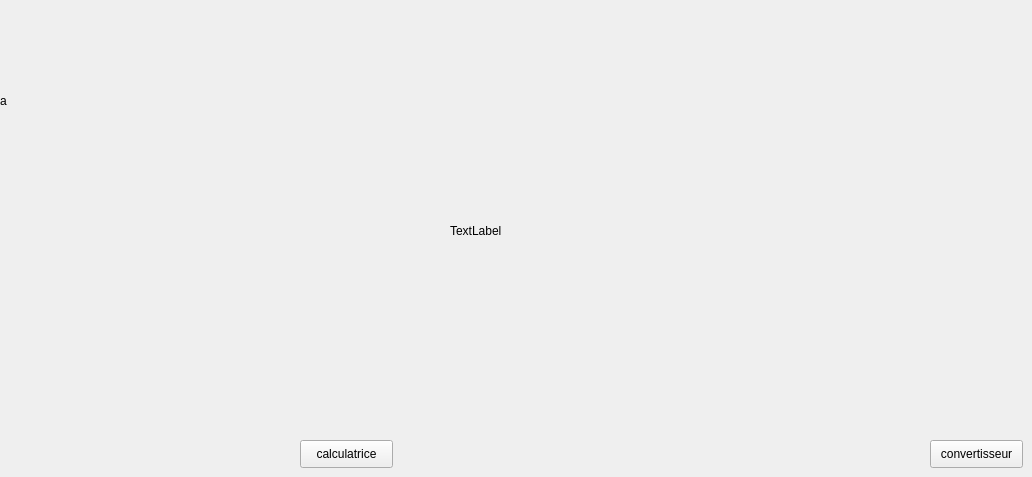
      <widget class="QWidget" name="acceuil">
       <attribute name="title">
        <string>acceuil</string>
       </attribute>
       <widget class="QLabel" name="label_2">
        <property name="geometry">
         <rect>
          <x>450</x>
          <y>40</y>
          <width>441</width>
          <height>381</height>
         </rect>
        </property>
        <property name="text">
         <string>TextLabel</string>
        </property>
       </widget>
       <widget class="QPushButton" name="pushButton">
        <property name="geometry">
         <rect>
          <x>300</x>
          <y>440</y>
          <width>93</width>
          <height>28</height>
         </rect>
        </property>
        <property name="text">
         <string>calculatrice</string>
        </property>
       </widget>
       <widget class="QPushButton" name="pushButton_3">
        <property name="geometry">
         <rect>
          <x>930</x>
          <y>440</y>
          <width>93</width>
          <height>28</height>
         </rect>
        </property>
        <property name="text">
         <string>convertisseur</string>
        </property>
       </widget>
       <widget class="QLabel" name="logo">
        <property name="geometry">
         <rect>
          <x>0</x>
          <y>0</y>
          <width>311</width>
          <height>201</height>
         </rect>
        </property>
        <property name="text">
         <string>a</string>
        </property>
       </widget>
      </widget>
